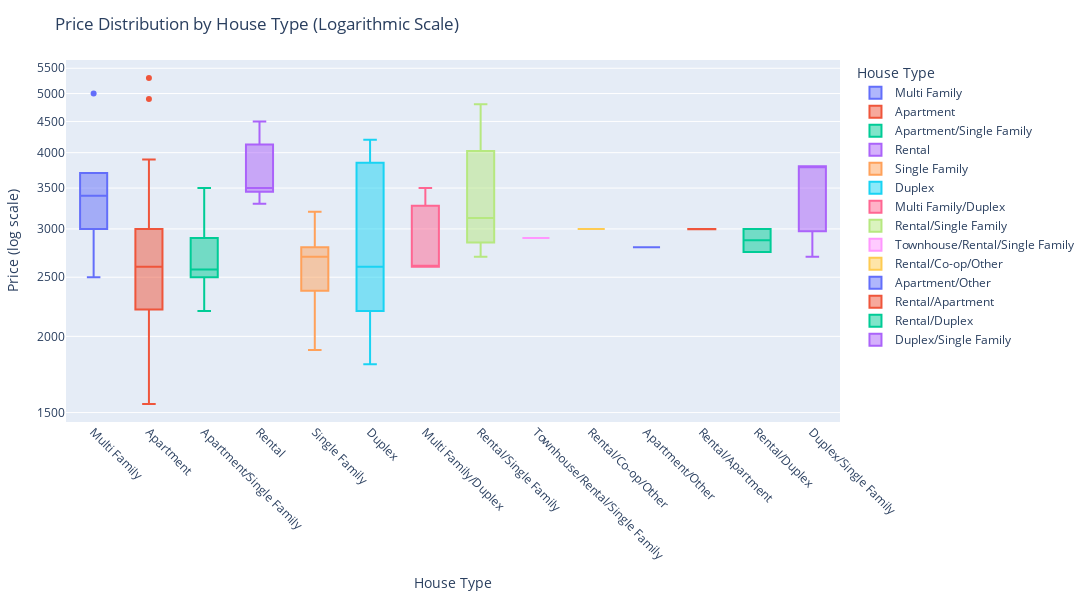

Source (notebook cell):
### Code cell
import plotly.express as px

# Optionally, group rare types or abbreviate long names here

fig = px.box(
    jamaicadf[jamaicadf["Beds"] == 4],
    x='Property Type',
    y='Price',
    color='Property Type',
    title='Price Distribution by House Type (Logarithmic Scale)',
    labels={'Property Type': 'House Type', 'Price': 'Price'},
    log_y=True,
    width=1400,  # wider plot
    height=600
)
fig.update_xaxes(tickangle=45, tickfont=dict(size=12))
fig.update_layout(
    margin=dict(l=40, r=40, t=60, b=160),
    xaxis_title='House Type',
    yaxis_title='Price (log scale)',
    showlegend=True
)
fig.show()

### Figure 1 — Plotly figure (JSON) as saved in the notebook; plotly's stock layout.template omitted (floating-point values rounded to 4 significant figures)
{"data": [{"alignmentgroup": "True", "hovertemplate": "House Type=%{x}<br>Price=%{y}<extra></extra>", "legendgroup": "Multi Family", "marker": {"color": "#636efa"}, "name": "Multi Family", "notched": false, "offsetgroup": "Multi Family", "orientation": "v", "showlegend": true, "type": "box", "x": ["Multi Family", "Multi Family", "Multi Family", "Multi Family", "Multi Family", "Multi Family"], "x0": " ", "xaxis": "x", "y": [3705.0, 5000.0, 3400.0, 3000.0, 3400.0, 2500.0], "y0": " ", "yaxis": "y"}, {"alignmentgroup": "True", "hovertemplate": "House Type=%{x}<br>Price=%{y}<extra></extra>", "legendgroup": "Apartment", "marker": {"color": "#EF553B"}, "name": "Apartment", "notched": false, "offsetgroup": "Apartment", "orientation": "v", "showlegend": true, "type": "box", "x": ["Apartment", "Apartment", "Apartment", "Apartment", "Apartment", "Apartment", "Apartment", "Apartment", "Apartment", "Apartment", "Apartment", "Apartment", "Apartment", "Apartment", "Apartment", "Apartment", "Apartment", "Apartment", "Apartment", "Apartment", "Apartment", "Apartment", "Apartment", "Apartment", "Apartment", "Apartment", "Apartment", "Apartment", "Apartment", "Apartment", "Apartment", "Apartment", "Apartment", "Apartment", "Apartment", "Apartment", "Apartment", "Apartment", "Apartment", "Apartment", "Apartment", "Apartment", "Apartment", "Apartment", "Apartment", "Apartment", "Apartment", "Apartment", "Apartment", "Apartment", "Apartment", "Apartment", "Apartment", "Apartment", "Apartment", "Apartment", "Apartment", "Apartment", "Apartment", "Apartment", "Apartment", "Apartment", "Apartment", "Apartment", "Apartment", "Apartment", "Apartment", "Apartment", "Apartment", "Apartment", "Apartment", "Apartment", "Apartment", "Apartment", "Apartment", "Apartment", "Apartment", "Apartment", "Apartment", "Apartment", "Apartment", "Apartment", "Apartment", "Apartment", "Apartment", "Apartment", "Apartment", "Apartment", "Apartment", "Apartment", "Apartment", "Apartment", "Apartment", "Apartment", "Apartment", "Apartment", "Apartment", "Apartment", "Apartment", "Apartment", "Apartment", "Apartment", "Apartment", "Apartment", "Apartment", "Apartment", "Apartment", "Apartment", "Apartment", "Apartment", "Apartment", "Apartment", "Apartment", "Apartment", "Apartment", "Apartment", "Apartment", "Apartment", "Apartment"], "x0": " ", "xaxis": "x", "y": [3300.0, 2950.0, 3000.0, 3647.0, 2600.0, 2735.0, 3050.0, 1800.0, 2900.0, 3400.0, 3000.0, 2500.0, 2200.0, 2098.0, 2250.0, 1800.0, 2200.0, 1700.0, 1650.0, 2500.0, 2500.0, 2500.0, 2300.0, 3400.0, 2700.0, 2400.0, 2400.0, 2400.0, 2600.0, 2300.0, 2400.0, 2500.0, 2900.0, 3900.0, 2648.0, 2805.0, 2400.0, 2450.0, 3500.0, 3200.0, 2700.0, 4900.0, 3100.0, 3200.0, 2850.0, 2900.0, 3500.0, 3900.0, 3300.0, 3900.0, 3500.0, 5300.0, 3000.0, 3500.0, 3500.0, 3300.0, 3500.0, 3200.0, 2700.0, 2800.0, 2800.0, 2200.0, 2100.0, 1700.0, 2300.0, 1900.0, 1750.0, 2000.0, 1700.0, 1800.0, 1900.0, 1900.0, 1550.0, 2500.0, 1900.0, 1800.0, 1800.0, 1900.0, 1900.0, 2500.0, 1900.0, 2300.0, 2000.0, 2400.0, 2000.0, 1800.0, 1850.0, 3050.0, 2300.0, 2995.0, 2650.0, 2800.0, 2600.0, 3000.0, 3000.0, 2400.0, 2500.0, 2200.0, 2500.0, 2400.0, 2500.0, 2400.0, 2300.0, 2600.0, 2800.0, 3200.0, 3100.0, 2600.0, 2350.0, 2800.0, 3800.0, 3000.0, 2600.0, 2800.0, 2600.0, 2195.0, 2475.0, 2800.0, 2700.0], "y0": " ", "yaxis": "y"}, {"alignmentgroup": "True", "hovertemplate": "House Type=%{x}<br>Price=%{y}<extra></extra>", "legendgroup": "Apartment/Single Family", "marker": {"color": "#00cc96"}, "name": "Apartment/Single Family", "notched": false, "offsetgroup": "Apartment/Single Family", "orientation": "v", "showlegend": true, "type": "box", "x": ["Apartment/Single Family", "Apartment/Single Family", "Apartment/Single Family", "Apartment/Single Family", "Apartment/Single Family", "Apartment/Single Family", "Apartment/Single Family", "Apartment/Single Family", "Apartment/Single Family", "Apartment/Single Family", "Apartment/Single Family", "Apartment/Single Family", "Apartment/Single Family", "Apartment/Single Family", "Apartment/Single Family", "Apartment/Single Family", "Apartment/Single Family", "Apartment/Single Family", "Apartment/Single Family", "Apartment/Single Family", "Apartment/Single Family", "Apartment/Single Family", "Apartment/Single Family", "Apartment/Single Family", "Apartment/Single Family", "Apartment/Single Family", "Apartment/Single Family", "Apartment/Single Family", "Apartment/Single Family", "Apartment/Single Family"], "x0": " ", "xaxis": "x", "y": [2500.0, 2400.0, 2350.0, 2600.0, 3500.0, 2800.0, 2550.0, 2900.0, 3200.0, 2800.0, 2500.0, 2800.0, 2500.0, 2300.0, 3000.0, 2500.0, 3500.0, 2900.0, 2600.0, 2500.0, 2300.0, 3000.0, 2600.0, 2300.0, 2450.0, 2500.0, 3100.0, 2500.0, 2200.0, 2700.0], "y0": " ", "yaxis": "y"}, {"alignmentgroup": "True", "hovertemplate": "House Type=%{x}<br>Price=%{y}<extra></extra>", "legendgroup": "Rental", "marker": {"color": "#ab63fa"}, "name": "Rental", "notched": false, "offsetgroup": "Rental", "orientation": "v", "showlegend": true, "type": "box", "x": ["Rental", "Rental", "Rental", "Rental", "Rental"], "x0": " ", "xaxis": "x", "y": [4500.0, 3500.0, 3500.0, 4000.0, 3300.0], "y0": " ", "yaxis": "y"}, {"alignmentgroup": "True", "hovertemplate": "House Type=%{x}<br>Price=%{y}<extra></extra>", "legendgroup": "Single Family", "marker": {"color": "#FFA15A"}, "name": "Single Family", "notched": false, "offsetgroup": "Single Family", "orientation": "v", "showlegend": true, "type": "box", "x": ["Single Family", "Single Family", "Single Family", "Single Family", "Single Family", "Single Family", "Single Family", "Single Family"], "x0": " ", "xaxis": "x", "y": [3200.0, 1900.0, 2800.0, 2500.0, 2250.0, 2700.0, 2700.0, 2800.0], "y0": " ", "yaxis": "y"}, {"alignmentgroup": "True", "hovertemplate": "House Type=%{x}<br>Price=%{y}<extra></extra>", "legendgroup": "Duplex", "marker": {"color": "#19d3f3"}, "name": "Duplex", "notched": false, "offsetgroup": "Duplex", "orientation": "v", "showlegend": true, "type": "box", "x": ["Duplex", "Duplex", "Duplex", "Duplex", "Duplex", "Duplex", "Duplex", "Duplex", "Duplex"], "x0": " ", "xaxis": "x", "y": [4200.0, 3800.0, 2200.0, 1800.0, 2600.0, 4000.0, 2200.0, 2800.0, 2600.0], "y0": " ", "yaxis": "y"}, {"alignmentgroup": "True", "hovertemplate": "House Type=%{x}<br>Price=%{y}<extra></extra>", "legendgroup": "Multi Family/Duplex", "marker": {"color": "#FF6692"}, "name": "Multi Family/Duplex", "notched": false, "offsetgroup": "Multi Family/Duplex", "orientation": "v", "showlegend": true, "type": "box", "x": ["Multi Family/Duplex", "Multi Family/Duplex", "Multi Family/Duplex"], "x0": " ", "xaxis": "x", "y": [2600.0, 3500.0, 2600.0], "y0": " ", "yaxis": "y"}, {"alignmentgroup": "True", "hovertemplate": "House Type=%{x}<br>Price=%{y}<extra></extra>", "legendgroup": "Rental/Single Family", "marker": {"color": "#B6E880"}, "name": "Rental/Single Family", "notched": false, "offsetgroup": "Rental/Single Family", "orientation": "v", "showlegend": true, "type": "box", "x": ["Rental/Single Family", "Rental/Single Family", "Rental/Single Family", "Rental/Single Family"], "x0": " ", "xaxis": "x", "y": [3250.0, 4800.0, 2700.0, 3000.0], "y0": " ", "yaxis": "y"}, {"alignmentgroup": "True", "hovertemplate": "House Type=%{x}<br>Price=%{y}<extra></extra>", "legendgroup": "Townhouse/Rental/Single Family", "marker": {"color": "#FF97FF"}, "name": "Townhouse/Rental/Single Family", "notched": false, "offsetgroup": "Townhouse/Rental/Single Family", "orientation": "v", "showlegend": true, "type": "box", "x": ["Townhouse/Rental/Single Family"], "x0": " ", "xaxis": "x", "y": [2900.0], "y0": " ", "yaxis": "y"}, {"alignmentgroup": "True", "hovertemplate": "House Type=%{x}<br>Price=%{y}<extra></extra>", "legendgroup": "Rental/Co-op/Other", "marker": {"color": "#FECB52"}, "name": "Rental/Co-op/Other", "notched": false, "offsetgroup": "Rental/Co-op/Other", "orientation": "v", "showlegend": true, "type": "box", "x": ["Rental/Co-op/Other"], "x0": " ", "xaxis": "x", "y": [3000.0], "y0": " ", "yaxis": "y"}, {"alignmentgroup": "True", "hovertemplate": "House Type=%{x}<br>Price=%{y}<extra></extra>", "legendgroup": "Apartment/Other", "marker": {"color": "#636efa"}, "name": "Apartment/Other", "notched": false, "offsetgroup": "Apartment/Other", "orientation": "v", "showlegend": true, "type": "box", "x": ["Apartment/Other"], "x0": " ", "xaxis": "x", "y": [2800.0], "y0": " ", "yaxis": "y"}, {"alignmentgroup": "True", "hovertemplate": "House Type=%{x}<br>Price=%{y}<extra></extra>", "legendgroup": "Rental/Apartment", "marker": {"color": "#EF553B"}, "name": "Rental/Apartment", "notched": false, "offsetgroup": "Rental/Apartment", "orientation": "v", "showlegend": true, "type": "box", "x": ["Rental/Apartment", "Rental/Apartment"], "x0": " ", "xaxis": "x", "y": [2995.0, 3000.0], "y0": " ", "yaxis": "y"}, {"alignmentgroup": "True", "hovertemplate": "House Type=%{x}<br>Price=%{y}<extra></extra>", "legendgroup": "Rental/Duplex", "marker": {"color": "#00cc96"}, "name": "Rental/Duplex", "notched": false, "offsetgroup": "Rental/Duplex", "orientation": "v", "showlegend": true, "type": "box", "x": ["Rental/Duplex", "Rental/Duplex"], "x0": " ", "xaxis": "x", "y": [3000.0, 2750.0], "y0": " ", "yaxis": "y"}, {"alignmentgroup": "True", "hovertemplate": "House Type=%{x}<br>Price=%{y}<extra></extra>", "legendgroup": "Duplex/Single Family", "marker": {"color": "#ab63fa"}, "name": "Duplex/Single Family", "notched": false, "offsetgroup": "Duplex/Single Family", "orientation": "v", "showlegend": true, "type": "box", "x": ["Duplex/Single Family", "Duplex/Single Family", "Duplex/Single Family"], "x0": " ", "xaxis": "x", "y": [2700.0, 3800.0, 3800.0], "y0": " ", "yaxis": "y"}], "layout": {"boxmode": "overlay", "height": 600, "legend": {"title": {"text": "House Type"}, "tracegroupgap": 0}, "margin": {"b": 160, "l": 40, "r": 40, "t": 60}, "showlegend": true, "title": {"text": "Price Distribution by House Type (Logarithmic Scale)"}, "width": 1400, "xaxis": {"anchor": "y", "categoryarray": ["Multi Family", "Apartment", "Apartment/Single Family", "Rental", "Single Family", "Duplex", "Multi Family/Duplex", "Rental/Single Family", "Townhouse/Rental/Single Family", "Rental/Co-op/Other", "Apartment/Other", "Rental/Apartment", "Rental/Duplex", "Duplex/Single Family"], "categoryorder": "array", "domain": [0, 1], "tickangle": 45, "tickfont": {"size": 12}, "title": {"text": "House Type"}}, "yaxis": {"anchor": "x", "domain": [0, 1], "title": {"text": "Price (log scale)"}, "type": "log"}}}
